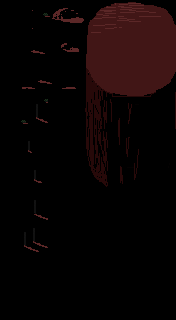

Tiled map render using the project's own tile images. Description and the whole map definition, tile-layer contents included, below:
An orthogonal 11x20 tile map with 16x16 px tiles, 1 tile layer (ShoeBox Tile Grab).

<map version="1.0" orientation="orthogonal" width="11" height="20" tilewidth="16" tileheight="16">
<tileset firstgid="1" name="yrenko\terrain_bank.png" tilewidth="16" tileheight="16">
	<image source="yrenko\terrain_bank.png" width="176" height="144" />
</tileset>
	<layer name="ShoeBox Tile Grab" width="11" height="20">
		<data>
			<tile gid="1" />
			<tile gid="1" />
			<tile gid="2" />
			<tile gid="3" />
			<tile gid="4" />
			<tile gid="1" />
			<tile gid="5" />
			<tile gid="6" />
			<tile gid="7" />
			<tile gid="8" />
			<tile gid="9" />
			<tile gid="1" />
			<tile gid="1" />
			<tile gid="10" />
			<tile gid="11" />
			<tile gid="12" />
			<tile gid="13" />
			<tile gid="14" />
			<tile gid="15" />
			<tile gid="16" />
			<tile gid="17" />
			<tile gid="18" />
			<tile gid="1" />
			<tile gid="19" />
			<tile gid="20" />
			<tile gid="21" />
			<tile gid="22" />
			<tile gid="23" />
			<tile gid="24" />
			<tile gid="25" />
			<tile gid="25" />
			<tile gid="25" />
			<tile gid="25" />
			<tile gid="1" />
			<tile gid="26" />
			<tile gid="27" />
			<tile gid="28" />
			<tile gid="29" />
			<tile gid="30" />
			<tile gid="25" />
			<tile gid="25" />
			<tile gid="25" />
			<tile gid="25" />
			<tile gid="25" />
			<tile gid="1" />
			<tile gid="31" />
			<tile gid="32" />
			<tile gid="33" />
			<tile gid="1" />
			<tile gid="34" />
			<tile gid="25" />
			<tile gid="25" />
			<tile gid="25" />
			<tile gid="25" />
			<tile gid="35" />
			<tile gid="1" />
			<tile gid="36" />
			<tile gid="37" />
			<tile gid="38" />
			<tile gid="39" />
			<tile gid="40" />
			<tile gid="41" />
			<tile gid="42" />
			<tile gid="25" />
			<tile gid="43" />
			<tile gid="44" />
			<tile gid="1" />
			<tile gid="1" />
			<tile gid="45" />
			<tile gid="1" />
			<tile gid="46" />
			<tile gid="47" />
			<tile gid="48" />
			<tile gid="49" />
			<tile gid="50" />
			<tile gid="51" />
			<tile gid="52" />
			<tile gid="1" />
			<tile gid="53" />
			<tile gid="54" />
			<tile gid="1" />
			<tile gid="55" />
			<tile gid="56" />
			<tile gid="57" />
			<tile gid="58" />
			<tile gid="59" />
			<tile gid="60" />
			<tile gid="52" />
			<tile gid="1" />
			<tile gid="61" />
			<tile gid="1" />
			<tile gid="1" />
			<tile gid="1" />
			<tile gid="62" />
			<tile gid="63" />
			<tile gid="64" />
			<tile gid="65" />
			<tile gid="60" />
			<tile gid="66" />
			<tile gid="1" />
			<tile gid="67" />
			<tile gid="1" />
			<tile gid="1" />
			<tile gid="1" />
			<tile gid="68" />
			<tile gid="69" />
			<tile gid="70" />
			<tile gid="71" />
			<tile gid="60" />
			<tile gid="60" />
			<tile gid="1" />
			<tile gid="1" />
			<tile gid="72" />
			<tile gid="1" />
			<tile gid="1" />
			<tile gid="73" />
			<tile gid="74" />
			<tile gid="75" />
			<tile gid="76" />
			<tile gid="60" />
			<tile gid="77" />
			<tile gid="1" />
			<tile gid="1" />
			<tile gid="78" />
			<tile gid="1" />
			<tile gid="79" />
			<tile gid="80" />
			<tile gid="81" />
			<tile gid="82" />
			<tile gid="83" />
			<tile gid="84" />
			<tile gid="85" />
			<tile gid="1" />
			<tile gid="1" />
			<tile gid="86" />
			<tile gid="1" />
			<tile gid="1" />
			<tile gid="1" />
			<tile gid="1" />
			<tile gid="1" />
			<tile gid="1" />
			<tile gid="1" />
			<tile gid="1" />
			<tile gid="1" />
			<tile gid="1" />
			<tile gid="87" />
			<tile gid="1" />
			<tile gid="1" />
			<tile gid="1" />
			<tile gid="1" />
			<tile gid="1" />
			<tile gid="1" />
			<tile gid="1" />
			<tile gid="1" />
			<tile gid="1" />
			<tile gid="88" />
			<tile gid="89" />
			<tile gid="1" />
			<tile gid="1" />
			<tile gid="1" />
			<tile gid="1" />
			<tile gid="1" />
			<tile gid="1" />
			<tile gid="1" />
			<tile gid="1" />
			<tile gid="1" />
			<tile gid="90" />
			<tile gid="91" />
			<tile gid="1" />
			<tile gid="1" />
			<tile gid="1" />
			<tile gid="1" />
			<tile gid="1" />
			<tile gid="1" />
			<tile gid="1" />
			<tile gid="1" />
			<tile gid="1" />
			<tile gid="1" />
			<tile gid="1" />
			<tile gid="1" />
			<tile gid="1" />
			<tile gid="1" />
			<tile gid="1" />
			<tile gid="1" />
			<tile gid="1" />
			<tile gid="1" />
			<tile gid="1" />
			<tile gid="1" />
			<tile gid="1" />
			<tile gid="1" />
			<tile gid="1" />
			<tile gid="1" />
			<tile gid="1" />
			<tile gid="1" />
			<tile gid="1" />
			<tile gid="1" />
			<tile gid="1" />
			<tile gid="1" />
			<tile gid="1" />
			<tile gid="1" />
			<tile gid="1" />
			<tile gid="1" />
			<tile gid="1" />
			<tile gid="1" />
			<tile gid="1" />
			<tile gid="1" />
			<tile gid="1" />
			<tile gid="1" />
			<tile gid="1" />
			<tile gid="1" />
			<tile gid="1" />
			<tile gid="1" />
			<tile gid="1" />
			<tile gid="1" />
			<tile gid="1" />
			<tile gid="1" />
			<tile gid="1" />
			<tile gid="1" />
			<tile gid="1" />
			<tile gid="1" />
		</data>
	</layer>
</map>
